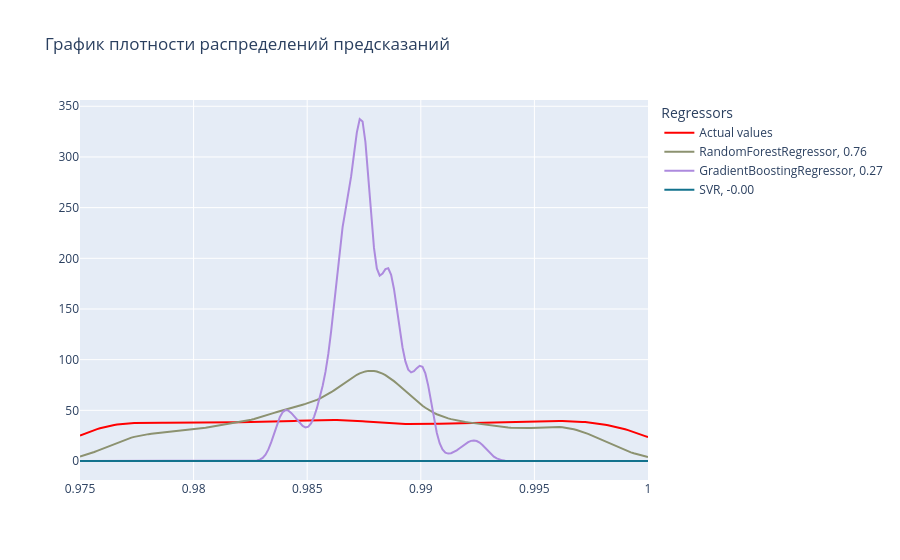

Notebook code for this chart:
### Markdown cell above
<font size = 5> График распределения предсказаний и реальных данных</font>

### Code cell
plot_distplot_regressors(regressors, X_test_scaled, Y_test, x_title=' ', y_title=' ', nameplot='График плотности распределений предсказаний')

### Figure 1 — Plotly figure (JSON) as saved in the notebook; plotly's stock layout.template omitted (floating-point values rounded to 4 significant figures; data arrays with more than 128 entries replaced by an {"elided": "..."} marker saying what was removed)
{"data": [{"line": {"color": "red"}, "mode": "lines", "name": "Actual values", "type": "scatter", "x": {"elided": "200 float values"}, "y": {"elided": "200 float values"}}, {"line": {"color": "#8c9270", "width": 2}, "mode": "lines", "name": "RandomForestRegressor, 0.76", "type": "scatter", "x": {"elided": "200 float values"}, "y": {"elided": "200 float values"}}, {"line": {"color": "#ad8ade", "width": 2}, "mode": "lines", "name": "GradientBoostingRegressor, 0.27", "type": "scatter", "x": {"elided": "200 float values"}, "y": {"elided": "200 float values"}}, {"line": {"color": "#12728d", "width": 2}, "mode": "lines", "name": "SVR, -0.00", "type": "scatter", "x": {"elided": "200 float values"}, "y": {"elided": "200 float values"}}], "layout": {"hovermode": "x unified", "legend": {"title": {"text": "Regressors"}}, "title": {"text": "График плотности распределений предсказаний"}, "xaxis": {"title": {"text": " "}}, "yaxis": {"title": {"text": " "}}}}
